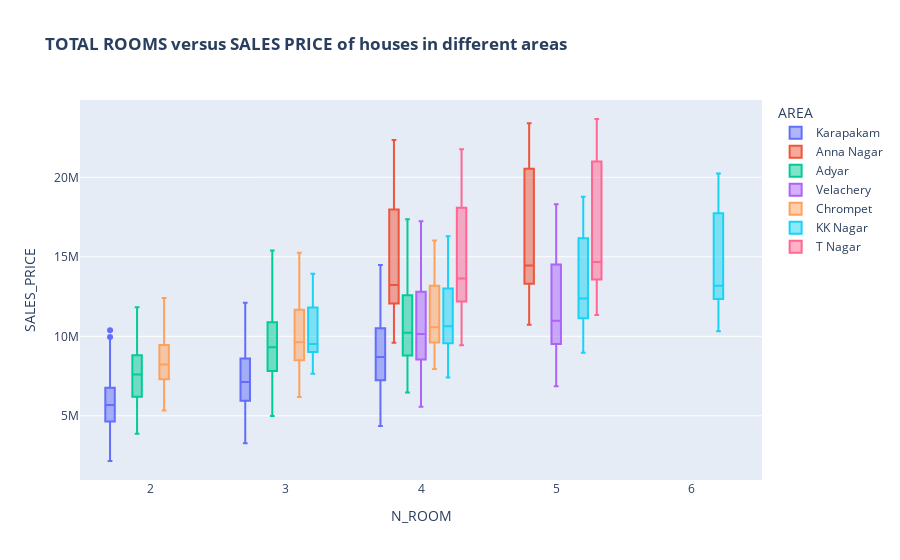

This figure's notebook cell:
### Markdown cell above
### how the sales price depends on number of rooms

### Code cell
px.box(df,x='N_ROOM',y='SALES_PRICE',color='AREA',title='<b>TOTAL ROOMS versus SALES PRICE of houses in different areas</b>')

### Figure 1 — Plotly figure (JSON) as saved in the notebook; plotly's stock layout.template omitted (floating-point values rounded to 4 significant figures; data arrays with more than 128 entries replaced by an {"elided": "..."} marker saying what was removed)
{"data": [{"alignmentgroup": "True", "hovertemplate": "AREA=Karapakam<br>N_ROOM=%{x}<br>SALES_PRICE=%{y}<extra></extra>", "legendgroup": "Karapakam", "marker": {"color": "#636efa"}, "name": "Karapakam", "notched": false, "offsetgroup": "Karapakam", "orientation": "v", "showlegend": true, "type": "box", "x": {"elided": "1366 int values"}, "x0": " ", "xaxis": "x", "y": {"elided": "1366 int values"}, "y0": " ", "yaxis": "y"}, {"alignmentgroup": "True", "hovertemplate": "AREA=Anna Nagar<br>N_ROOM=%{x}<br>SALES_PRICE=%{y}<extra></extra>", "legendgroup": "Anna Nagar", "marker": {"color": "#EF553B"}, "name": "Anna Nagar", "notched": false, "offsetgroup": "Anna Nagar", "orientation": "v", "showlegend": true, "type": "box", "x": {"elided": "788 int values"}, "x0": " ", "xaxis": "x", "y": {"elided": "788 int values"}, "y0": " ", "yaxis": "y"}, {"alignmentgroup": "True", "hovertemplate": "AREA=Adyar<br>N_ROOM=%{x}<br>SALES_PRICE=%{y}<extra></extra>", "legendgroup": "Adyar", "marker": {"color": "#00cc96"}, "name": "Adyar", "notched": false, "offsetgroup": "Adyar", "orientation": "v", "showlegend": true, "type": "box", "x": {"elided": "774 int values"}, "x0": " ", "xaxis": "x", "y": {"elided": "774 int values"}, "y0": " ", "yaxis": "y"}, {"alignmentgroup": "True", "hovertemplate": "AREA=Velachery<br>N_ROOM=%{x}<br>SALES_PRICE=%{y}<extra></extra>", "legendgroup": "Velachery", "marker": {"color": "#ab63fa"}, "name": "Velachery", "notched": false, "offsetgroup": "Velachery", "orientation": "v", "showlegend": true, "type": "box", "x": {"elided": "981 int values"}, "x0": " ", "xaxis": "x", "y": {"elided": "981 int values"}, "y0": " ", "yaxis": "y"}, {"alignmentgroup": "True", "hovertemplate": "AREA=Chrompet<br>N_ROOM=%{x}<br>SALES_PRICE=%{y}<extra></extra>", "legendgroup": "Chrompet", "marker": {"color": "#FFA15A"}, "name": "Chrompet", "notched": false, "offsetgroup": "Chrompet", "orientation": "v", "showlegend": true, "type": "box", "x": {"elided": "1702 int values"}, "x0": " ", "xaxis": "x", "y": {"elided": "1702 int values"}, "y0": " ", "yaxis": "y"}, {"alignmentgroup": "True", "hovertemplate": "AREA=KK Nagar<br>N_ROOM=%{x}<br>SALES_PRICE=%{y}<extra></extra>", "legendgroup": "KK Nagar", "marker": {"color": "#19d3f3"}, "name": "KK Nagar", "notched": false, "offsetgroup": "KK Nagar", "orientation": "v", "showlegend": true, "type": "box", "x": {"elided": "997 int values"}, "x0": " ", "xaxis": "x", "y": {"elided": "997 int values"}, "y0": " ", "yaxis": "y"}, {"alignmentgroup": "True", "hovertemplate": "AREA=T Nagar<br>N_ROOM=%{x}<br>SALES_PRICE=%{y}<extra></extra>", "legendgroup": "T Nagar", "marker": {"color": "#FF6692"}, "name": "T Nagar", "notched": false, "offsetgroup": "T Nagar", "orientation": "v", "showlegend": true, "type": "box", "x": {"elided": "501 int values"}, "x0": " ", "xaxis": "x", "y": {"elided": "501 int values"}, "y0": " ", "yaxis": "y"}], "layout": {"boxmode": "group", "legend": {"title": {"text": "AREA"}, "tracegroupgap": 0}, "title": {"text": "<b>TOTAL ROOMS versus SALES PRICE of houses in different areas</b>"}, "xaxis": {"anchor": "y", "domain": [0, 1], "title": {"text": "N_ROOM"}}, "yaxis": {"anchor": "x", "domain": [0, 1], "title": {"text": "SALES_PRICE"}}}}
